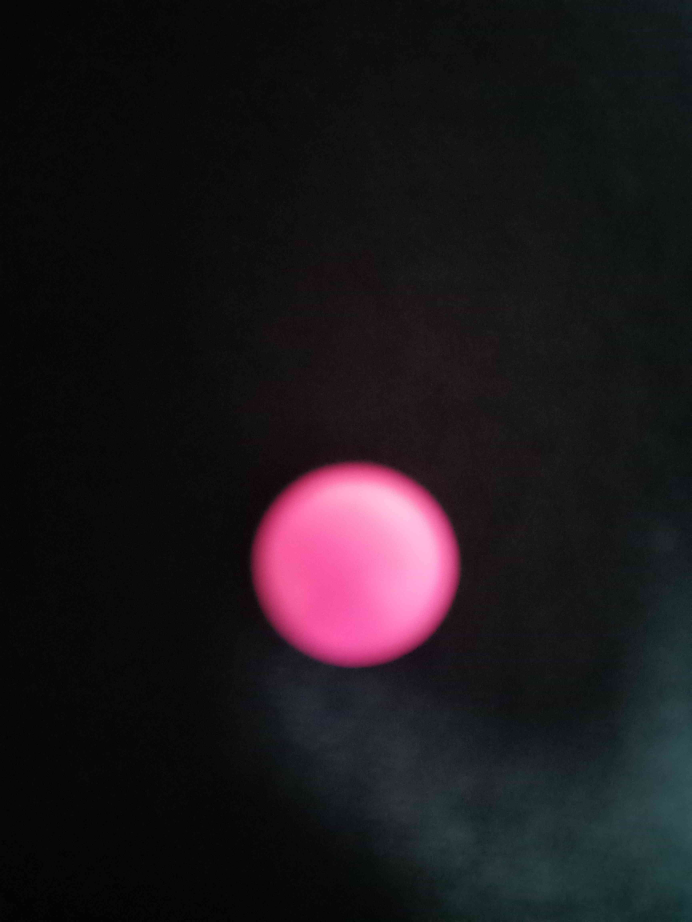
#> input picture download.png, 3456 x 4608 px (shown at 1/5 size)
$ python main.py
#> lines starting #> are read from the running program, lines starting #| are printed output that depends on the picture; after the words box and inside, x2 and y2 are one past the last pixel; in counts of white or black regions, pixels touching at a corner belong together
import cv2
import numpy as np
import knn_classifier
import csv

def rgb2hsv(r, g, b):
	# from RGB to HSV color space
	# R, G, B values are [0, 255]. H value is [0, 360]. S, V values are [0, 1]

    r = r / 255.0
    g = g / 255.0
    b = b / 255.0
    mx = max(r, g, b)
    mn = min(r, g, b)
    df = mx-mn
    if mx == mn:
        h = 0
    elif mx == r:
        h = (60 * ((g-b)/df) + 360) % 360
    elif mx == g:
        h = (60 * ((b-r)/df) + 120) % 360
    elif mx == b:
        h = (60 * ((r-g)/df) + 240) % 360
    if mx == 0:
        s = 0
    else:
        s = df/mx
    v = mx
    return h, s, v

def detectShape(path):
    # for detecting the contour of the pill and its length, and the pill's predicted color

#> called with path = 'download.png'
    img= cv2.imread(path,1)
#> img is the input picture: shape (4608, 3456, 3); mean B, G, R 27.2, 23.4, 28.7
    imgheight= img.shape[0]
#> imgheight = 4608
    imgwidth = img.shape[1]
#> imgwidth = 3456
    img = cv2.resize(img, (int(imgwidth * (480 / imgheight)), 480))
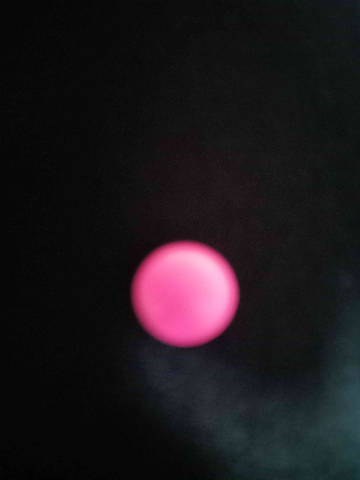
#> img: shape (480, 360, 3); mean B, G, R 27.2, 23.4, 28.6
    img = cv2.GaussianBlur(img, (3,3), 0) # Gaussian blurring to remove noise in the image
    kernel = np.array([[-1,-1,-1], [-1,9,-1], [-1,-1,-1]])
    # img = cv2.filter2D(img, -1, kernel)

    drugShape = 'UNDEFINED' # initializing the drug shape
    edges = cv2.Canny(img,100,200) # detecting the edges to identify the pill
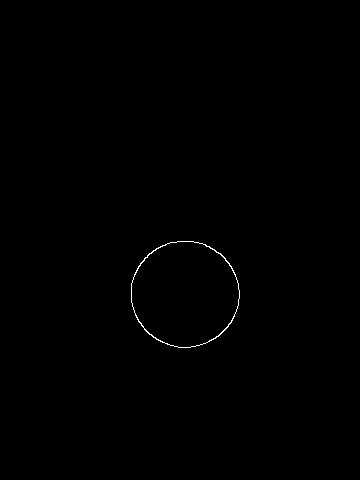
#> edges: shape (480, 360); 0.23% white in thin lines or dots, all inside (x1, y1, x2, y2) = (131, 241, 240, 348)
    contours, hierarchy = cv2.findContours(edges,cv2.RETR_TREE,cv2.CHAIN_APPROX_SIMPLE) # finding the contours in the image
#> contours = 2 contours; box (x1, y1, x2, y2) and area: (131, 241, 240, 348) 9002, (131, 241, 240, 348) 8910

    areas = np.array([cv2.contourArea(c) for c in contours]) # array of the areas of all contours
#> areas = [9002.5, 8910.5]
    contours = np.array(contours) # array of all contours in the image
    arr1inds = areas.argsort() # sorting contours
    contours = contours[arr1inds[::-1]] # descendingly, as the pill will be tha largest contour

    approx = cv2.approxPolyDP(contours[0], 0.01*cv2.arcLength(contours[0],True), True)
    x,y,w,h = cv2.boundingRect(contours[0]) # offsets - with this you get 'mask'

    cv2.drawContours(img, [contours[0]], 0,(255,0,0), 2)

    # to get the average of the colors inside the largest contour "inside the pill"
    newIM = img[y:y+h,x:x+w]
    yn = newIM.shape[0]
    xn = newIM.shape[1]

    y=y + int(yn * 20/100)
    h=h - int(yn * 40/100)
    x=x + int(xn * 20/100)
    w=w - int(xn * 30/100)

    newImage = img[y:y+h,x:x+w] # inside the contour
    colors = np.array(cv2.mean(newImage)).astype(np.uint8) # average of the colors inside newImage
    prediction = 'n.a.'

    # increase saturation before white detection for light colors elimination
    hsvImage = cv2.cvtColor(newImage, cv2.COLOR_BGR2HSV)
    hsvImage[:,:,1]=hsvImage[:,:,1] * 2.5 # increasing the saturation of the color
    backImage = cv2.cvtColor(hsvImage, cv2.COLOR_HSV2BGR)

    # using BGR
    backColors = np.array(cv2.mean(backImage)).astype(np.uint8) # average of colors after increasing the saturation
    # the prediction of the color classifier RGB
    prediction = knn_classifier.main('training.data', np.array([backColors[2], backColors[1], backColors[0]]))
    if prediction =='white': # for white only not the light colors
        #RED GREEN BLUE
        if backColors[2] >= 180 and backColors[1] >= 150 and backColors[0] <= 90 : # it will not be white using trial and error
            prediction = 'other'
        else:
            backColors = np.array(cv2.mean(newImage)).astype(np.uint8) # average of colors after increasing the saturation
            # the prediction of the color classifier RGB
            prediction = knn_classifier.main('training.data', np.array([backColors[2], backColors[1], backColors[0]]))

            if backColors[2] >= 180 and backColors[1] >= 150 and backColors[0] <= 90 : # it will not be white using trial and error
                prediction = 'other'

    if prediction == 'other':
        # using HSV
        colors = rgb2hsv(colors[2], colors[1], colors[0])
        # the prediction of the color classifier HSV
        prediction = knn_classifier.main('newData.data', np.array([colors[0], colors[1], colors[2]]))
    return len(approx), prediction, contours[0]

def detectDrug(path):
	# for detecting pill's shape and color

	lenn, color, contour = detectShape(path)
	# "lenn" to detect the shape whether it is ellipse, hexagon, pentagon, square, rectangle or circle according to the length of the contour
	print(lenn,color)
	drugShape= 'UNDEFINED' # initialization
	drugName= 'UNDEFINED'
	# print(lenn)

	# using trial and error
	if 5 < lenn < 12:
		drugShape = 'Ellipse'
	elif lenn == 6:
		drugShape = 'Hexagon'
	elif lenn == 5:
		drugShape = 'Pentagon'
	elif lenn == 4:
		x,y,w,h = cv2.boundingRect(contour)
		ar = w / float(h)
		drugShape = "square" if ar >= 0.95 and ar <= 1.05 else "rectangle"
	elif lenn >= 12:
		drugShape = 'Circle'

	return drugShape, color

def getName(path):
	# to get the name of the pill using its shape and color

	Name = 'UNDEFINED'
	dictt = {} # dictionary of (shape, color) key
	#Milga
	dictt[("Circle", "red")] = "Milga"
	#Panadol
	dictt[("Ellipse", "white")] = "Panadol"
	#Brufen
	dictt[("Circle", "pink")] = "Brufen"
	#Ketofan
	dictt[("Ellipse", "yellow")] = "Ketofan"
	#Paracetamol
	dictt[("Circle", "white")] = "Paracetamol"
	#Comtrex
	dictt[("Ellipse", "red")] = "Comtrex"
	#Alphintern
	dictt[("Circle", "blue")] = "Alphintern"
	#Cataflam
	dictt[("Circle", "orange")] = "Cataflam"

	drugShape, color = detectDrug(path)
	Name = dictt[(drugShape, color)]
	return Name


try:
    print('Expected: ', 'test','Result: ',getName('download.png'))
except:
	pass
#testing
# print('Expected: ', 'Milga','Result: ',getName('images/milga2.jpg'))
# print('Expected: ', 'Milga','Result: ',getName('images/milga3.jpg'))
print('\n')
# print('Expected: ', 'com','Result: ',getName('images/com1.jpg'))
# print('Expected: ', 'com','Result: ',getName('images/com2.jpg'))
# print('Expected: ', 'com','Result: ',getName('images/com3.jpg'))
print('\n')
# [21 lines of commented-out code are left out]

cv2.waitKey()
